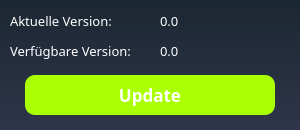
<?xml version="1.0" encoding="UTF-8"?>
<ui version="4.0">
 <class>UpdateChecker</class>
 <widget class="QMainWindow" name="UpdateChecker">
  <property name="geometry">
   <rect>
    <x>0</x>
    <y>0</y>
    <width>300</width>
    <height>130</height>
   </rect>
  </property>
  <property name="minimumSize">
   <size>
    <width>300</width>
    <height>130</height>
   </size>
  </property>
  <property name="maximumSize">
   <size>
    <width>300</width>
    <height>130</height>
   </size>
  </property>
  <property name="windowTitle">
   <string>Check for Update</string>
  </property>
  <property name="windowIcon">
   <iconset resource="../Resources.qrc">
    <normaloff>:/ICONS/data/Icon.png</normaloff>:/ICONS/data/Icon.png</iconset>
  </property>
  <property name="styleSheet">
   <string notr="true">/*Copyright (c) DevSec Studio. All rights reserved.

MIT License

Permission is hereby granted, free of charge, to any person obtaining a copy
of this software and associated documentation files (the &quot;Software&quot;), to deal
in the Software without restriction, including without limitation the rights
to use, copy, modify, merge, publish, distribute, sublicense, and/or sell
copies of the Software, and to permit persons to whom the Software is
furnished to do so, subject to the following conditions:

The above copyright notice and this permission notice shall be included in all
copies or substantial portions of the Software.

THE SOFTWARE IS PROVIDED *AS IS*, WITHOUT WARRANTY OF ANY KIND, EXPRESS OR
IMPLIED, INCLUDING BUT NOT LIMITED TO THE WARRANTIES OF MERCHANTABILITY,
FITNESS FOR A PARTICULAR PURPOSE AND NONINFRINGEMENT. IN NO EVENT SHALL THE
AUTHORS OR COPYRIGHT HOLDERS BE LIABLE FOR ANY CLAIM, DAMAGES OR OTHER
LIABILITY, WHETHER IN AN ACTION OF CONTRACT, TORT OR OTHERWISE, ARISING FROM,
OUT OF OR IN CONNECTION WITH THE SOFTWARE OR THE USE OR OTHER DEALINGS IN THE SOFTWARE.
*/

/*-----QWidget-----*/
QWidget
{
	background-color: qlineargradient(spread:repeat, x1:1, y1:0, x2:1, y2:1, stop:0 rgba(27, 39, 50, 255),stop:1 rgba(47, 53, 74, 255));
	color: #000000;

}


/*-----QLabel-----*/
QLabel
{
	background-color: transparent;
	color: rgb(255, 255, 255);
	font-size: 13px;
	font: 13pt &quot;osifont&quot;;

}


/*-----QPushButton-----*/
QPushButton
{
	background-color: qlineargradient(spread:pad, x1:0, y1:0.511, x2:1, y2:0.511, stop:0 rgba(0, 172, 149, 255),stop:0.995192 rgba(54, 197, 177, 255));
	color: #fff;
	font: 13pt &quot;osifont&quot;;
	font-weight: bold;
	border: none;
	border-radius: 3px;
	padding: 5px;
	border-radius: 10px;
}


QPushButton::pressed
{
	background-color: qlineargradient(spread:pad, x1:0, y1:0.511, x2:1, y2:0.511, stop:0 rgba(0, 207, 179, 255),stop:1 rgba(70, 255, 230, 255));

}


/*-----QCheckBox-----*/
QCheckBox
{
	background-color: transparent;
	color: #fff;
	font-size: 10px;
	font-weight: bold;
	border: none;
	border-radius: 5px;

}


/*-----QCheckBox-----*/
QCheckBox::indicator
{
    color: #b1b1b1;
    background-color: #323232;
    border: 1px solid darkgray;
    width: 12px;
    height: 12px;

}


QCheckBox::indicator:checked
{
    image:url(&quot;./ressources/check.png&quot;);
	background-color: qlineargradient(spread:pad, x1:0, y1:0.511, x2:1, y2:0.511, stop:0 rgba(0, 172, 149, 255),stop:0.995192 rgba(54, 197, 177, 255));;
    border: 1px solid #607cff;

}


QCheckBox::indicator:unchecked:hover
{
    border: 1px solid #08b099;

}


QCheckBox::disabled
{
	color: #656565;

}


QCheckBox::indicator:disabled
{
	background-color: #656565;
	color: #656565;
    border: 1px solid #656565;

}


/*-----QLineEdit-----*/
QLineEdit
{
	background-color: #c2c7d5;
	color: #000;
	font-weight: bold;
	border: none;
	border-radius: 2px;
	padding: 3px;

}


/*-----QListView-----*/
QListView
{
	background-color: qlineargradient(spread:pad, x1:1, y1:0, x2:1, y2:1, stop:0 rgba(50, 61, 80, 255),stop:1 rgba(44, 49, 69, 255));
	color: #fff;
	font-size: 12px;
	font-weight: bold;
	border: 1px solid #191919;
	show-decoration-selected: 0;

}


QListView::item
{
	color: #31cecb;
	background-color: #454e5e;
	border: none;
	padding: 5px;
	border-radius: 0px;
	padding-left : 10px;
	height: 42px;

}

QListView::item:selected
{
	color: #31cecb;
	background-color: #454e5e;

}


QListView::item:!selected
{
	color:white;
	background-color: transparent;
	border: none;
	padding-left : 10px;

}


QListView::item:!selected:hover
{
	color: #bbbcba;
	background-color: #454e5e;
	border: none;
	padding-left : 10px;

}


/*-----QTreeView-----*/
QTreeView 
{
	background-color: #232939;
	show-decoration-selected: 0;
	color: #c2c8d7;

}


QTreeView::item 
{
	border-top-color: transparent;
	border-bottom-color: transparent;

}


QTreeView::item:hover 
{
	background-color: #606060;
	color: #fff;

}


QTreeView::item:selected 
{
	background-color: #0ab19a;
	color: #fff;

}


QTreeView::item:selected:active
{
	background-color: #0ab19a;
	color: #fff;

}


QTreeView::branch:has-children:!has-siblings:closed,
QTreeView::branch:closed:has-children:has-siblings 
{
	image: url(://tree-closed.png);

}

QTreeView::branch:open:has-children:!has-siblings,
QTreeView::branch:open:has-children:has-siblings  
{
	image: url(://tree-open.png);

}


/*-----QTableView &amp; QTableWidget-----*/
QTableView
{
    background-color: #232939;
	border: 1px solid gray;
    color: #f0f0f0;
    gridline-color: #232939;
    outline : 0;

}


QTableView::disabled
{
    background-color: #242526;
    border: 1px solid #32414B;
    color: #656565;
    gridline-color: #656565;
    outline : 0;

}


QTableView::item:hover 
{
    background-color: #606060;
    color: #f0f0f0;

}


QTableView::item:selected 
{
	background-color: #0ab19a;
    color: #F0F0F0;

}


QTableView::item:selected:disabled
{
    background-color: #1a1b1c;
    border: 2px solid #525251;
    color: #656565;

}


QTableCornerButton::section
{
	background-color: #343a49;
    color: #fff;

}


QHeaderView::section
{
	color: #fff;
	border-top: 0px;
	border-bottom: 1px solid gray;
	border-right: 1px solid gray;
	background-color: #343a49;
    margin-top:1px;
	margin-bottom:1px;
	padding: 5px;

}


QHeaderView::section:disabled
{
    background-color: #525251;
    color: #656565;

}


QHeaderView::section:checked
{
    color: #fff;
    background-color: #0ab19a;

}


QHeaderView::section:checked:disabled
{
    color: #656565;
    background-color: #525251;

}


QHeaderView::section::vertical::first,
QHeaderView::section::vertical::only-one
{
    border-top: 1px solid #353635;

}


QHeaderView::section::vertical
{
    border-top: 1px solid #353635;

}


QHeaderView::section::horizontal::first,
QHeaderView::section::horizontal::only-one
{
    border-left: 1px solid #353635;

}


QHeaderView::section::horizontal
{
    border-left: 1px solid #353635;

}


/*-----QScrollBar-----*/
QScrollBar:horizontal 
{
    background-color: transparent;
    height: 8px;
    margin: 0px;
    padding: 0px;

}


QScrollBar::handle:horizontal 
{
    border: none;
	min-width: 100px;
    background-color: #56576c;

}


QScrollBar::add-line:horizontal, 
QScrollBar::sub-line:horizontal,
QScrollBar::add-page:horizontal, 
QScrollBar::sub-page:horizontal 
{
    width: 0px;
    background-color: transparent;

}


QScrollBar:vertical 
{
    background-color: transparent;
    width: 8px;
    margin: 0;

}


QScrollBar::handle:vertical 
{
    border: none;
	min-height: 100px;
    background-color: #56576c;

}


QScrollBar::add-line:vertical, 
QScrollBar::sub-line:vertical,
QScrollBar::add-page:vertical, 
QScrollBar::sub-page:vertical 
{
    height: 0px;
    background-color: transparent;

}
</string>
  </property>
  <widget class="QWidget" name="centralwidget">
   <widget class="QPushButton" name="BT_Update">
    <property name="geometry">
     <rect>
      <x>25</x>
      <y>75</y>
      <width>250</width>
      <height>40</height>
     </rect>
    </property>
    <property name="font">
     <font>
      <family>osifont</family>
      <pointsize>13</pointsize>
      <weight>75</weight>
      <italic>false</italic>
      <bold>true</bold>
     </font>
    </property>
    <property name="cursor">
     <cursorShape>PointingHandCursor</cursorShape>
    </property>
    <property name="styleSheet">
     <string notr="true">QPushButton {
 background-color: rgb(170, 255, 0);
}
QPushButton::hover {
	background-color: rgb(170, 255, 127);
}</string>
    </property>
    <property name="text">
     <string>Update</string>
    </property>
   </widget>
   <widget class="QLabel" name="label">
    <property name="geometry">
     <rect>
      <x>10</x>
      <y>10</y>
      <width>151</width>
      <height>21</height>
     </rect>
    </property>
    <property name="font">
     <font>
      <family>osifont</family>
      <pointsize>13</pointsize>
      <weight>50</weight>
      <italic>false</italic>
      <bold>false</bold>
     </font>
    </property>
    <property name="text">
     <string>Aktuelle Version:</string>
    </property>
   </widget>
   <widget class="QLabel" name="label_3">
    <property name="geometry">
     <rect>
      <x>10</x>
      <y>40</y>
      <width>161</width>
      <height>21</height>
     </rect>
    </property>
    <property name="font">
     <font>
      <family>osifont</family>
      <pointsize>13</pointsize>
      <weight>50</weight>
      <italic>false</italic>
      <bold>false</bold>
     </font>
    </property>
    <property name="text">
     <string>Verfügbare Version:</string>
    </property>
   </widget>
   <widget class="QLabel" name="LBL_verfuegbareVersion">
    <property name="geometry">
     <rect>
      <x>160</x>
      <y>40</y>
      <width>31</width>
      <height>21</height>
     </rect>
    </property>
    <property name="font">
     <font>
      <family>osifont</family>
      <pointsize>13</pointsize>
      <weight>50</weight>
      <italic>false</italic>
      <bold>false</bold>
     </font>
    </property>
    <property name="text">
     <string>0.0</string>
    </property>
   </widget>
   <widget class="QLabel" name="LBL_aktuelleVersion">
    <property name="geometry">
     <rect>
      <x>160</x>
      <y>10</y>
      <width>31</width>
      <height>21</height>
     </rect>
    </property>
    <property name="font">
     <font>
      <family>osifont</family>
      <pointsize>13</pointsize>
      <weight>50</weight>
      <italic>false</italic>
      <bold>false</bold>
     </font>
    </property>
    <property name="text">
     <string>0.0</string>
    </property>
   </widget>
  </widget>
 </widget>
 <resources>
  <include location="../Resources.qrc"/>
 </resources>
 <connections/>
</ui>
